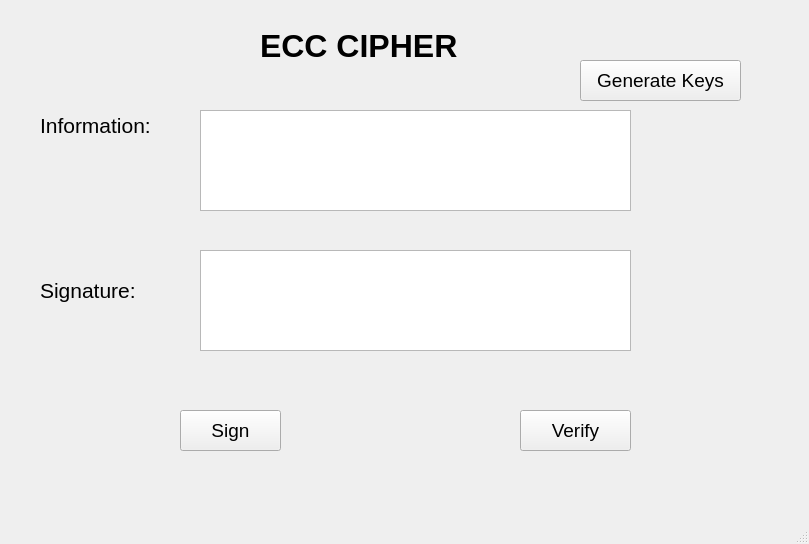
<?xml version="1.0" encoding="UTF-8"?>
<ui version="4.0">
 <class>MainWindow</class>
 <widget class="QMainWindow" name="MainWindow">
  <property name="geometry">
   <rect>
    <x>0</x>
    <y>0</y>
    <width>809</width>
    <height>544</height>
   </rect>
  </property>
  <property name="windowTitle">
   <string>ECC Cipher</string>
  </property>
  <widget class="QWidget" name="centralwidget">
   <widget class="QLabel" name="label">
    <property name="geometry">
     <rect>
      <x>260</x>
      <y>0</y>
      <width>251</width>
      <height>91</height>
     </rect>
    </property>
    <property name="font">
     <font>
      <pointsize>24</pointsize>
      <weight>75</weight>
      <bold>true</bold>
     </font>
    </property>
    <property name="text">
     <string>ECC CIPHER</string>
    </property>
   </widget>
   <widget class="QPushButton" name="btn_gen_keys">
    <property name="geometry">
     <rect>
      <x>580</x>
      <y>60</y>
      <width>161</width>
      <height>41</height>
     </rect>
    </property>
    <property name="font">
     <font>
      <pointsize>14</pointsize>
     </font>
    </property>
    <property name="text">
     <string>Generate Keys</string>
    </property>
   </widget>
   <widget class="QPushButton" name="btn_sign">
    <property name="geometry">
     <rect>
      <x>180</x>
      <y>410</y>
      <width>101</width>
      <height>41</height>
     </rect>
    </property>
    <property name="font">
     <font>
      <pointsize>14</pointsize>
     </font>
    </property>
    <property name="text">
     <string>Sign</string>
    </property>
   </widget>
   <widget class="QPushButton" name="btn_verify">
    <property name="geometry">
     <rect>
      <x>520</x>
      <y>410</y>
      <width>111</width>
      <height>41</height>
     </rect>
    </property>
    <property name="font">
     <font>
      <pointsize>14</pointsize>
     </font>
    </property>
    <property name="text">
     <string>Verify</string>
    </property>
   </widget>
   <widget class="QLabel" name="label_2">
    <property name="geometry">
     <rect>
      <x>40</x>
      <y>100</y>
      <width>161</width>
      <height>51</height>
     </rect>
    </property>
    <property name="font">
     <font>
      <pointsize>16</pointsize>
     </font>
    </property>
    <property name="text">
     <string>Information:</string>
    </property>
   </widget>
   <widget class="QLabel" name="label_3">
    <property name="geometry">
     <rect>
      <x>40</x>
      <y>270</y>
      <width>131</width>
      <height>41</height>
     </rect>
    </property>
    <property name="font">
     <font>
      <pointsize>16</pointsize>
     </font>
    </property>
    <property name="text">
     <string>Signature:</string>
    </property>
   </widget>
   <widget class="QTextEdit" name="txt_info">
    <property name="geometry">
     <rect>
      <x>200</x>
      <y>110</y>
      <width>431</width>
      <height>101</height>
     </rect>
    </property>
   </widget>
   <widget class="QTextEdit" name="txt_sign">
    <property name="geometry">
     <rect>
      <x>200</x>
      <y>250</y>
      <width>431</width>
      <height>101</height>
     </rect>
    </property>
   </widget>
  </widget>
  <widget class="QMenuBar" name="menubar">
   <property name="geometry">
    <rect>
     <x>0</x>
     <y>0</y>
     <width>809</width>
     <height>26</height>
    </rect>
   </property>
  </widget>
  <widget class="QStatusBar" name="statusbar"/>
 </widget>
 <resources/>
 <connections/>
</ui>
